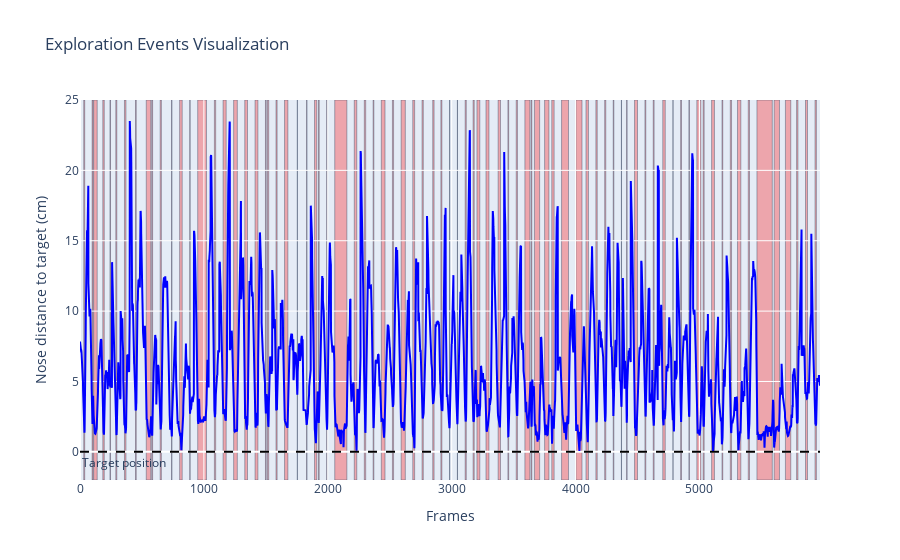

Here is the notebook cell this chart was saved with:
### Markdown cell above
---
We can see on the testing data that the exploratory events happen when the nose gets close to the object

### Code cell
rst.plot_example_data(model_dict['X_ts'], model_dict['y_ts'])

### Figure 1 — Plotly figure (JSON) as saved in the notebook; plotly's stock layout.template omitted (floating-point values rounded to 4 significant figures; data arrays with more than 128 entries replaced by an {"elided": "..."} marker saying what was removed)
{"data": [{"line": {"color": "blue"}, "mode": "lines", "name": "Position", "type": "scatter", "x": {"elided": "5974 int values"}, "y": {"elided": "5974 float values"}}], "layout": {"annotations": [{"showarrow": false, "text": "Target position", "x": 0, "xanchor": "left", "xref": "x domain", "y": 0, "yanchor": "top", "yref": "y"}], "legend": {"bgcolor": "rgba(255,255,255,0.6)", "orientation": "h", "x": 0.5, "xanchor": "center", "y": 1.05, "yanchor": "bottom"}, "shapes": [{"fillcolor": "rgba(255,0,0,0.3)", "layer": "below", "line": {"width": 0.4}, "type": "rect", "x0": 30, "x1": 38, "y0": -2, "y1": 25}, {"fillcolor": "rgba(255,0,0,0.3)", "layer": "below", "line": {"width": 0.4}, "type": "rect", "x0": 98, "x1": 105, "y0": -2, "y1": 25}, {"fillcolor": "rgba(255,0,0,0.3)", "layer": "below", "line": {"width": 0.4}, "type": "rect", "x0": 110, "x1": 139, "y0": -2, "y1": 25}, {"fillcolor": "rgba(255,0,0,0.3)", "layer": "below", "line": {"width": 0.4}, "type": "rect", "x0": 184, "x1": 196, "y0": -2, "y1": 25}, {"fillcolor": "rgba(255,0,0,0.3)", "layer": "below", "line": {"width": 0.4}, "type": "rect", "x0": 242, "x1": 246, "y0": -2, "y1": 25}, {"fillcolor": "rgba(255,0,0,0.3)", "layer": "below", "line": {"width": 0.4}, "type": "rect", "x0": 289, "x1": 297, "y0": -2, "y1": 25}, {"fillcolor": "rgba(255,0,0,0.3)", "layer": "below", "line": {"width": 0.4}, "type": "rect", "x0": 359, "x1": 371, "y0": -2, "y1": 25}, {"fillcolor": "rgba(255,0,0,0.3)", "layer": "below", "line": {"width": 0.4}, "type": "rect", "x0": 448, "x1": 454, "y0": -2, "y1": 25}, {"fillcolor": "rgba(255,0,0,0.3)", "layer": "below", "line": {"width": 0.4}, "type": "rect", "x0": 535, "x1": 571, "y0": -2, "y1": 25}, {"fillcolor": "rgba(255,0,0,0.3)", "layer": "below", "line": {"width": 0.4}, "type": "rect", "x0": 579, "x1": 586, "y0": -2, "y1": 25}, {"fillcolor": "rgba(255,0,0,0.3)", "layer": "below", "line": {"width": 0.4}, "type": "rect", "x0": 647, "x1": 657, "y0": -2, "y1": 25}, {"fillcolor": "rgba(255,0,0,0.3)", "layer": "below", "line": {"width": 0.4}, "type": "rect", "x0": 739, "x1": 742, "y0": -2, "y1": 25}, {"fillcolor": "rgba(255,0,0,0.3)", "layer": "below", "line": {"width": 0.4}, "type": "rect", "x0": 804, "x1": 825, "y0": -2, "y1": 25}, {"fillcolor": "rgba(255,0,0,0.3)", "layer": "below", "line": {"width": 0.4}, "type": "rect", "x0": 886, "x1": 889, "y0": -2, "y1": 25}, {"fillcolor": "rgba(255,0,0,0.3)", "layer": "below", "line": {"width": 0.4}, "type": "rect", "x0": 950, "x1": 1021, "y0": -2, "y1": 25}, {"fillcolor": "rgba(255,0,0,0.3)", "layer": "below", "line": {"width": 0.4}, "type": "rect", "x0": 1085, "x1": 1095, "y0": -2, "y1": 25}, {"fillcolor": "rgba(255,0,0,0.3)", "layer": "below", "line": {"width": 0.4}, "type": "rect", "x0": 1155, "x1": 1180, "y0": -2, "y1": 25}, {"fillcolor": "rgba(255,0,0,0.3)", "layer": "below", "line": {"width": 0.4}, "type": "rect", "x0": 1240, "x1": 1270, "y0": -2, "y1": 25}, {"fillcolor": "rgba(255,0,0,0.3)", "layer": "below", "line": {"width": 0.4}, "type": "rect", "x0": 1330, "x1": 1352, "y0": -2, "y1": 25}, {"fillcolor": "rgba(255,0,0,0.3)", "layer": "below", "line": {"width": 0.4}, "type": "rect", "x0": 1413, "x1": 1436, "y0": -2, "y1": 25}, {"fillcolor": "rgba(255,0,0,0.3)", "layer": "below", "line": {"width": 0.4}, "type": "rect", "x0": 1497, "x1": 1503, "y0": -2, "y1": 25}, {"fillcolor": "rgba(255,0,0,0.3)", "layer": "below", "line": {"width": 0.4}, "type": "rect", "x0": 1513, "x1": 1523, "y0": -2, "y1": 25}, {"fillcolor": "rgba(255,0,0,0.3)", "layer": "below", "line": {"width": 0.4}, "type": "rect", "x0": 1582, "x1": 1591, "y0": -2, "y1": 25}, {"fillcolor": "rgba(255,0,0,0.3)", "layer": "below", "line": {"width": 0.4}, "type": "rect", "x0": 1651, "x1": 1678, "y0": -2, "y1": 25}, {"fillcolor": "rgba(255,0,0,0.3)", "layer": "below", "line": {"width": 0.4}, "type": "rect", "x0": 1754, "x1": 1755, "y0": -2, "y1": 25}, {"fillcolor": "rgba(255,0,0,0.3)", "layer": "below", "line": {"width": 0.4}, "type": "rect", "x0": 1829, "x1": 1832, "y0": -2, "y1": 25}, {"fillcolor": "rgba(255,0,0,0.3)", "layer": "below", "line": {"width": 0.4}, "type": "rect", "x0": 1893, "x1": 1911, "y0": -2, "y1": 25}, {"fillcolor": "rgba(255,0,0,0.3)", "layer": "below", "line": {"width": 0.4}, "type": "rect", "x0": 1925, "x1": 1931, "y0": -2, "y1": 25}, {"fillcolor": "rgba(255,0,0,0.3)", "layer": "below", "line": {"width": 0.4}, "type": "rect", "x0": 1991, "x1": 1995, "y0": -2, "y1": 25}, {"fillcolor": "rgba(255,0,0,0.3)", "layer": "below", "line": {"width": 0.4}, "type": "rect", "x0": 2056, "x1": 2154, "y0": -2, "y1": 25}, {"fillcolor": "rgba(255,0,0,0.3)", "layer": "below", "line": {"width": 0.4}, "type": "rect", "x0": 2214, "x1": 2234, "y0": -2, "y1": 25}, {"fillcolor": "rgba(255,0,0,0.3)", "layer": "below", "line": {"width": 0.4}, "type": "rect", "x0": 2295, "x1": 2306, "y0": -2, "y1": 25}, {"fillcolor": "rgba(255,0,0,0.3)", "layer": "below", "line": {"width": 0.4}, "type": "rect", "x0": 2366, "x1": 2372, "y0": -2, "y1": 25}, {"fillcolor": "rgba(255,0,0,0.3)", "layer": "below", "line": {"width": 0.4}, "type": "rect", "x0": 2432, "x1": 2462, "y0": -2, "y1": 25}, {"fillcolor": "rgba(255,0,0,0.3)", "layer": "below", "line": {"width": 0.4}, "type": "rect", "x0": 2522, "x1": 2531, "y0": -2, "y1": 25}, {"fillcolor": "rgba(255,0,0,0.3)", "layer": "below", "line": {"width": 0.4}, "type": "rect", "x0": 2592, "x1": 2626, "y0": -2, "y1": 25}, {"fillcolor": "rgba(255,0,0,0.3)", "layer": "below", "line": {"width": 0.4}, "type": "rect", "x0": 2686, "x1": 2701, "y0": -2, "y1": 25}, {"fillcolor": "rgba(255,0,0,0.3)", "layer": "below", "line": {"width": 0.4}, "type": "rect", "x0": 2761, "x1": 2771, "y0": -2, "y1": 25}, {"fillcolor": "rgba(255,0,0,0.3)", "layer": "below", "line": {"width": 0.4}, "type": "rect", "x0": 2847, "x1": 2858, "y0": -2, "y1": 25}, {"fillcolor": "rgba(255,0,0,0.3)", "layer": "below", "line": {"width": 0.4}, "type": "rect", "x0": 2913, "x1": 2921, "y0": -2, "y1": 25}, {"fillcolor": "rgba(255,0,0,0.3)", "layer": "below", "line": {"width": 0.4}, "type": "rect", "x0": 2983, "x1": 2984, "y0": -2, "y1": 25}, {"fillcolor": "rgba(255,0,0,0.3)", "layer": "below", "line": {"width": 0.4}, "type": "rect", "x0": 3046, "x1": 3047, "y0": -2, "y1": 25}, {"fillcolor": "rgba(255,0,0,0.3)", "layer": "below", "line": {"width": 0.4}, "type": "rect", "x0": 3109, "x1": 3118, "y0": -2, "y1": 25}, {"fillcolor": "rgba(255,0,0,0.3)", "layer": "below", "line": {"width": 0.4}, "type": "rect", "x0": 3173, "x1": 3182, "y0": -2, "y1": 25}, {"fillcolor": "rgba(255,0,0,0.3)", "layer": "below", "line": {"width": 0.4}, "type": "rect", "x0": 3204, "x1": 3227, "y0": -2, "y1": 25}, {"fillcolor": "rgba(255,0,0,0.3)", "layer": "below", "line": {"width": 0.4}, "type": "rect", "x0": 3277, "x1": 3301, "y0": -2, "y1": 25}, {"fillcolor": "rgba(255,0,0,0.3)", "layer": "below", "line": {"width": 0.4}, "type": "rect", "x0": 3375, "x1": 3394, "y0": -2, "y1": 25}, {"fillcolor": "rgba(255,0,0,0.3)", "layer": "below", "line": {"width": 0.4}, "type": "rect", "x0": 3454, "x1": 3460, "y0": -2, "y1": 25}, {"fillcolor": "rgba(255,0,0,0.3)", "layer": "below", "line": {"width": 0.4}, "type": "rect", "x0": 3521, "x1": 3531, "y0": -2, "y1": 25}, {"fillcolor": "rgba(255,0,0,0.3)", "layer": "below", "line": {"width": 0.4}, "type": "rect", "x0": 3591, "x1": 3631, "y0": -2, "y1": 25}, {"fillcolor": "rgba(255,0,0,0.3)", "layer": "below", "line": {"width": 0.4}, "type": "rect", "x0": 3641, "x1": 3647, "y0": -2, "y1": 25}, {"fillcolor": "rgba(255,0,0,0.3)", "layer": "below", "line": {"width": 0.4}, "type": "rect", "x0": 3668, "x1": 3710, "y0": -2, "y1": 25}, {"fillcolor": "rgba(255,0,0,0.3)", "layer": "below", "line": {"width": 0.4}, "type": "rect", "x0": 3750, "x1": 3785, "y0": -2, "y1": 25}, {"fillcolor": "rgba(255,0,0,0.3)", "layer": "below", "line": {"width": 0.4}, "type": "rect", "x0": 3808, "x1": 3827, "y0": -2, "y1": 25}, {"fillcolor": "rgba(255,0,0,0.3)", "layer": "below", "line": {"width": 0.4}, "type": "rect", "x0": 3887, "x1": 3943, "y0": -2, "y1": 25}, {"fillcolor": "rgba(255,0,0,0.3)", "layer": "below", "line": {"width": 0.4}, "type": "rect", "x0": 4003, "x1": 4052, "y0": -2, "y1": 25}, {"fillcolor": "rgba(255,0,0,0.3)", "layer": "below", "line": {"width": 0.4}, "type": "rect", "x0": 4084, "x1": 4104, "y0": -2, "y1": 25}, {"fillcolor": "rgba(255,0,0,0.3)", "layer": "below", "line": {"width": 0.4}, "type": "rect", "x0": 4164, "x1": 4175, "y0": -2, "y1": 25}, {"fillcolor": "rgba(255,0,0,0.3)", "layer": "below", "line": {"width": 0.4}, "type": "rect", "x0": 4235, "x1": 4244, "y0": -2, "y1": 25}, {"fillcolor": "rgba(255,0,0,0.3)", "layer": "below", "line": {"width": 0.4}, "type": "rect", "x0": 4304, "x1": 4309, "y0": -2, "y1": 25}, {"fillcolor": "rgba(255,0,0,0.3)", "layer": "below", "line": {"width": 0.4}, "type": "rect", "x0": 4370, "x1": 4371, "y0": -2, "y1": 25}, {"fillcolor": "rgba(255,0,0,0.3)", "layer": "below", "line": {"width": 0.4}, "type": "rect", "x0": 4412, "x1": 4416, "y0": -2, "y1": 25}, {"fillcolor": "rgba(255,0,0,0.3)", "layer": "below", "line": {"width": 0.4}, "type": "rect", "x0": 4476, "x1": 4500, "y0": -2, "y1": 25}, {"fillcolor": "rgba(255,0,0,0.3)", "layer": "below", "line": {"width": 0.4}, "type": "rect", "x0": 4560, "x1": 4567, "y0": -2, "y1": 25}, {"fillcolor": "rgba(255,0,0,0.3)", "layer": "below", "line": {"width": 0.4}, "type": "rect", "x0": 4627, "x1": 4634, "y0": -2, "y1": 25}, {"fillcolor": "rgba(255,0,0,0.3)", "layer": "below", "line": {"width": 0.4}, "type": "rect", "x0": 4704, "x1": 4724, "y0": -2, "y1": 25}, {"fillcolor": "rgba(255,0,0,0.3)", "layer": "below", "line": {"width": 0.4}, "type": "rect", "x0": 4786, "x1": 4787, "y0": -2, "y1": 25}, {"fillcolor": "rgba(255,0,0,0.3)", "layer": "below", "line": {"width": 0.4}, "type": "rect", "x0": 4848, "x1": 4855, "y0": -2, "y1": 25}, {"fillcolor": "rgba(255,0,0,0.3)", "layer": "below", "line": {"width": 0.4}, "type": "rect", "x0": 4915, "x1": 4919, "y0": -2, "y1": 25}, {"fillcolor": "rgba(255,0,0,0.3)", "layer": "below", "line": {"width": 0.4}, "type": "rect", "x0": 4979, "x1": 5011, "y0": -2, "y1": 25}, {"fillcolor": "rgba(255,0,0,0.3)", "layer": "below", "line": {"width": 0.4}, "type": "rect", "x0": 5030, "x1": 5038, "y0": -2, "y1": 25}, {"fillcolor": "rgba(255,0,0,0.3)", "layer": "below", "line": {"width": 0.4}, "type": "rect", "x0": 5098, "x1": 5121, "y0": -2, "y1": 25}, {"fillcolor": "rgba(255,0,0,0.3)", "layer": "below", "line": {"width": 0.4}, "type": "rect", "x0": 5182, "x1": 5188, "y0": -2, "y1": 25}, {"fillcolor": "rgba(255,0,0,0.3)", "layer": "below", "line": {"width": 0.4}, "type": "rect", "x0": 5249, "x1": 5259, "y0": -2, "y1": 25}, {"fillcolor": "rgba(255,0,0,0.3)", "layer": "below", "line": {"width": 0.4}, "type": "rect", "x0": 5307, "x1": 5334, "y0": -2, "y1": 25}, {"fillcolor": "rgba(255,0,0,0.3)", "layer": "below", "line": {"width": 0.4}, "type": "rect", "x0": 5394, "x1": 5404, "y0": -2, "y1": 25}, {"fillcolor": "rgba(255,0,0,0.3)", "layer": "below", "line": {"width": 0.4}, "type": "rect", "x0": 5464, "x1": 5588, "y0": -2, "y1": 25}, {"fillcolor": "rgba(255,0,0,0.3)", "layer": "below", "line": {"width": 0.4}, "type": "rect", "x0": 5603, "x1": 5646, "y0": -2, "y1": 25}, {"fillcolor": "rgba(255,0,0,0.3)", "layer": "below", "line": {"width": 0.4}, "type": "rect", "x0": 5694, "x1": 5737, "y0": -2, "y1": 25}, {"fillcolor": "rgba(255,0,0,0.3)", "layer": "below", "line": {"width": 0.4}, "type": "rect", "x0": 5784, "x1": 5795, "y0": -2, "y1": 25}, {"fillcolor": "rgba(255,0,0,0.3)", "layer": "below", "line": {"width": 0.4}, "type": "rect", "x0": 5856, "x1": 5872, "y0": -2, "y1": 25}, {"fillcolor": "rgba(255,0,0,0.3)", "layer": "below", "line": {"width": 0.4}, "type": "rect", "x0": 5933, "x1": 5944, "y0": -2, "y1": 25}, {"line": {"color": "black", "dash": "dash"}, "type": "line", "x0": 0, "x1": 1, "xref": "x domain", "y0": 0, "y1": 0, "yref": "y"}], "title": {"text": "Exploration Events Visualization"}, "xaxis": {"title": {"text": "Frames"}}, "yaxis": {"range": [-2, 25], "title": {"text": "Nose distance to target (cm)"}}}}
